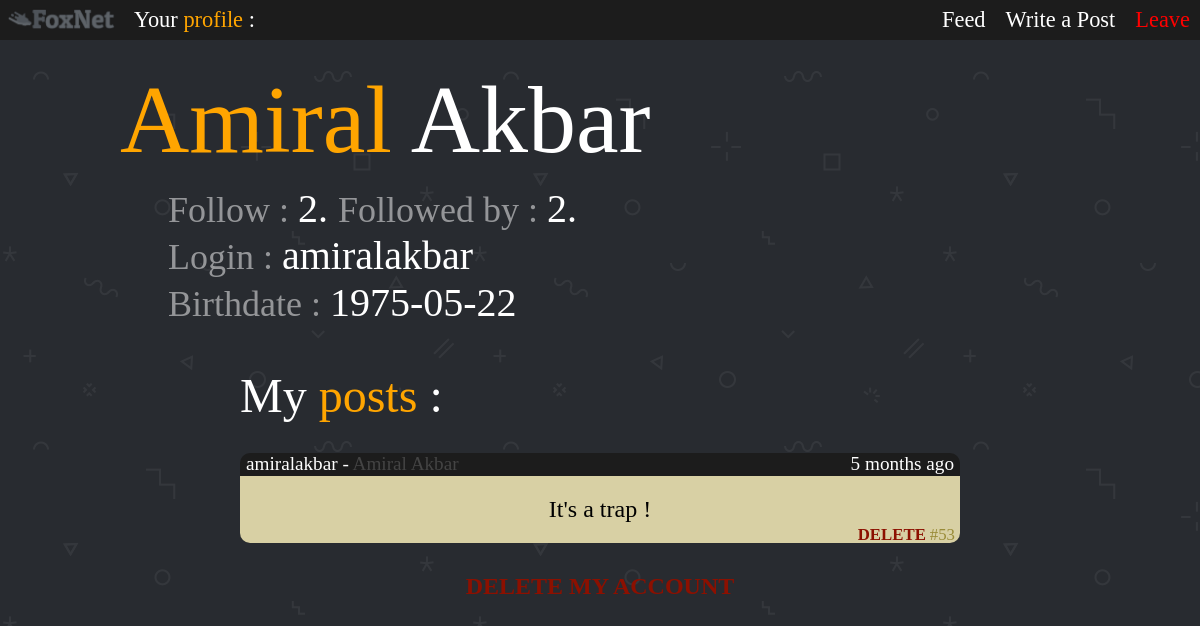
Screenshot of /FoxNet/profil.php (signed in) with the database file from the repository.
### tables this page shows
CREATE TABLE `userdata` (
  `login` varchar(30) NOT NULL,
  `password` varchar(100) DEFAULT NULL,
  `firstName` varchar(30) DEFAULT NULL,
  `lastName` varchar(30) DEFAULT NULL,
  `birthdate` varchar(10) DEFAULT NULL
);

CREATE TABLE `posts` (
  `ID` int(4) NOT NULL,
  `author` varchar(20) NOT NULL,
  `date` varchar(16) NOT NULL,
  `content` varchar(300) NOT NULL
);

### FoxNet/profil.php (the view, shortened to what this page needs)
<?php
include_once 'connectDB.php';
include_once 'functionFeed.php';
if (isset($_GET["user"])) {
  $testUser = $_GET["user"];
  $req = "SELECT * FROM userdata WHERE login = '$testUser'";
  $resultat = mysqli_query($connec, $req);
  $ligne = mysqli_fetch_assoc($resultat);
  if (empty($ligne)) {
    header('Location: error.php?type=UnknownUser'); exit;
  }
  $user = $_GET["user"];
  if ($_SESSION["user"] == $user) {
    $ownProfile = true;
  } else {
    $ownProfile = false;
  }
} else {
  $user = $_SESSION["user"];
  $ownProfile = true;
}
?>
<!DOCTYPE html>
<html lang="en" dir="ltr">
  <head>
    <link rel="stylesheet" href="css/master.css">
    <link rel="stylesheet" href="css/profil.css">
    <link rel="stylesheet" href="css/feed.css">
  </head>
  <body>
    <div class="header">
        <img src="img/BannerFullGrey.png" class="header">
        <span id="headerTitle">
      <?php
      if ($ownProfile) {
        echo 'Your <span style="color:orange">profile </span> :';
      } else {
        echo "Profile of ";
        echo '<span style="color:orange">'.$user.'</span> :';
      }
      ?></span>
      <a id="leave" href="disconnect.php">Leave</a>
      <a class="buttonHeader" href="addPost.php">Write a Post</a>
      <a class="buttonHeader" href="feed.php">Feed</a>
    </div>
    <div class="profil">
    <?
    $req = "SELECT * FROM userdata WHERE login = '$user'";
    $resultat = mysqli_query($connec, $req);
    $ligne = mysqli_fetch_assoc($resultat);
    $birthDate = $ligne["birthdate"];
    echo '<div class="top">';
    echo '<span class="name">';
    echo '<span style="color:orange">'.$ligne["firstName"]."</span> ".$ligne["lastName"];
    echo "</span>";
    $nbFollowers = 0;
    $req = " SELECT * FROM `subs` WHERE `target` = '$user' ";
    $resultat = mysqli_query($connec, $req);
      while ($ligne = mysqli_fetch_assoc($resultat)) {
        $nbFollowers++;
      }
    $nbFollowed = 0;
    $req = " SELECT * FROM `subs` WHERE `subscriber` = '$user' ";
    $resultat = mysqli_query($connec, $req);
      while ($ligne = mysqli_fetch_assoc($resultat)) {
        $nbFollowed++;
      }
    echo "<br>";
    echo '<span class="follow">';
    ?> <span class="info" onMouseOver="show('subscribers')" onMouseOut="hide('subscribers')">Follow : </span> <?php
    echo $nbFollowed.'.';
    ?> <span class="info" onMouseOver="show('followers')" onMouseOut="hide('followers')"> Followed by : </span> <?php
    echo $nbFollowers.'.';
    echo '<span id="subscribers">';
    echo '</span><br>';
    echo '<span class="info">'."Login : </span>".$user;
    echo '<br><span class="info">'."Birthdate : </span>".$birthDate;
    echo "</span><br>";
    echo '</div>';
    ?>
    </div>
    <div class="feed">
      <div class="feedType">
        <?php
        $req = "SELECT * FROM `posts` WHERE author = '$user' ORDER BY `posts`.`ID` DESC ";
        $resultat = mysqli_query($connec, $req);
        $ligne = mysqli_fetch_assoc($resultat);
        if (empty($ligne)){
          $none = " Nothing to show.";
        } else {
          $none = "";
        }
        if ($ownProfile) {
          echo 'My <span style="color:orange">posts</span> :';
        } else {
          echo '<span style="color:orange">'.$user.'</span>'."'posts :".$none;
        }
         ?>
      </div>
    <?
    $req = "SELECT * FROM `posts` WHERE author = '$user' ORDER BY `posts`.`ID` DESC ";
    $resultat = mysqli_query($connec, $req);
    while ($ligne = mysqli_fetch_assoc($resultat)){
      echo '<div class="post">';
      echo '<div class="titlePost">';
      echo '<span class="author">'.'<a class="authorLogin" href="profil.php?user='.$ligne["author"].'">'.$ligne["author"].'</a>'.' - <span class="fullName">'.getFullName($ligne["author"]).'</span>'.'</span>';
      echo '<span class="date">'.postDate($ligne["date"]).'</span>';
      echo "</div>";
      echo '<div class="content">'.transformePost($ligne["content"]);
      echo '<span class="id">';
      if ($ownProfile) {echo '<a class="delete" href="deletePost.php?id='.$ligne["ID"].'"></a>';}
      echo '#'.$ligne["ID"].'</span>';
      echo '</div>';
      echo "</div>";
    }
      if ($ownProfile) {echo '<a class="endAccount" href="deleteAccount.php"></a>';}
    ?>
</body>
</html>

### FoxNet/functionFeed.php (shortened to what this page needs)
<?php
function getFullName($username){
  include 'connectDB.php';
  $req = "SELECT * FROM userdata WHERE login = '$username'";
  $resultat = mysqli_query($connec, $req);
  $ligne = mysqli_fetch_assoc($resultat);
  return $ligne["firstName"]." ".$ligne["lastName"];
}
function pluriel($value){
  if ($value == 1 || $value == 0) {
    return "";
  } return "s";
}
function postDate($date){
  $year = substr($date, 0, 4);
  $month = substr($date, 5, 2);
  $day = substr($date, 8, 2);
  $hour = substr($date, 11, 2);
  $minute = substr($date, 14, 2);
  $currentDate = date("Y-m-d-H-i");
  $currentYear = substr($currentDate, 0, 4);
  $currentMonth = substr($currentDate, 5, 2);
  $currentDay = substr($currentDate, 8, 2);
  $currentHour = substr($currentDate, 11, 2);
  $currentMinute = substr($currentDate, 14, 2);
  $year = abs($currentYear - $year);
  $month = abs($currentMonth - $month);
  $day = abs($currentDay - $day);
  $hour = abs($currentHour - $hour);
  $minute = abs($currentMinute - $minute);
  if ($year == 0) {
    if ($month == 0) {
      if ($day == 0) {
        if ($hour == 0) {
          return $minute." minute".pluriel($minute)." ago";
        } else {
          return $hour." hour".pluriel($hour)." ago";
          }
      } else {
        return $day." day".pluriel($day)." ago";
        }
    } else {
      return $month." month".pluriel($month)." ago";
      }
  } else {
    return $year." year".pluriel($year)." ago";
    }
}
function transformePost($message){
  $lastChar = substr($message,-1, 1);
  return  '<span class="content">'.$message.'</span>';
}
?>

### FoxNet/css/master.css (style rules this page uses)
html { height: 100%; }
body { margin: 0; font-family: VT323; background-image: url(../img/footer-bg.png); background-position: 0px 0px; background-repeat: repeat-x-z; animation: animatedBackground 20s linear infinite; min-height: 100%; }
div.header { font-family: VT323; position: sticky; top: 0; height: 40px; width: 100%; background-color: #1c1c1c; z-index: 1000; }
img.header { width: 110px; margin: 7px; float: left; }
#headerTitle { float: left; display: block; color: white; text-align: center; padding: 7px 10px; font-size: 140%; }
#leave { box-sizing: border-box; height: 35px; float: right; display: block; color: red; text-align: center; padding: 7px 10px; text-decoration: none; font-size: 140%; }
.buttonHeader { box-sizing: border-box; float: right; display: block; color: white; text-align: center; padding: 7px 10px; text-decoration: none; font-size: 140%; }

### FoxNet/css/profil.css (style rules this page uses)
body { margin-bottom: 1%; }
div.top { padding: 0% 10%; margin-top: 2%; color: white; margin-top: 2%; }
span.name { font-size: 600%; }
span.follow { font-size: 250%; display: block; margin-left: 5%; margin-top: 1%; }
span.info { opacity: 0.5; font-size: 90%; }
.delete { text-decoration: none; font-weight: bold; color: #8c1000; position: relative; right: 4px; }
.delete:before { content: "DELETE"; }
.endAccount { text-decoration: none; font-weight: bold; color: #8c1000; }
.endAccount:before { content: "DELETE MY ACCOUNT"; }

### FoxNet/css/feed.css (style rules this page uses)
.feed { font-size: 150%; color: white; text-align: center; }
.feedType { display: block; font-size: 200%; text-align: left; padding-left: 20%; margin-top: 2%; text-decoration: none; color: white; }
div.post { background-color: #1c1c1c; border-radius: 10px; color: black; width: 60%; margin: auto; margin-top: 30px; margin-bottom: 30px; }
div.titlePost { height: 23px; padding: 0px 6px; }
div.content { background-color: #d8d0a4; border-radius: 0px 0px 10px 10px; }
span.content { padding: 20px; display: block; }
span.author { float: left; font-size: 80%; color: white; }
.authorLogin { text-decoration: none; color: white; }
span.fullName { color: #444444; }
span.date { float: right; font-size: 80%; color: white; }
span.id { font-size: 70%; color: #998b37; float: right; position: relative; bottom: 18px; right: 5px; }

### rows the page displays
userdata: firstName "Amiral", lastName "Akbar", birthdate "1975-05-22"
posts: author "amiralakbar", author.lastName "Amiral Akbar", date "5 months ago", content "It's a trap !", ID "53"

### other values shown
$nbFollowed "2"
$nbFollowers "2"
$user "amiralakbar"
